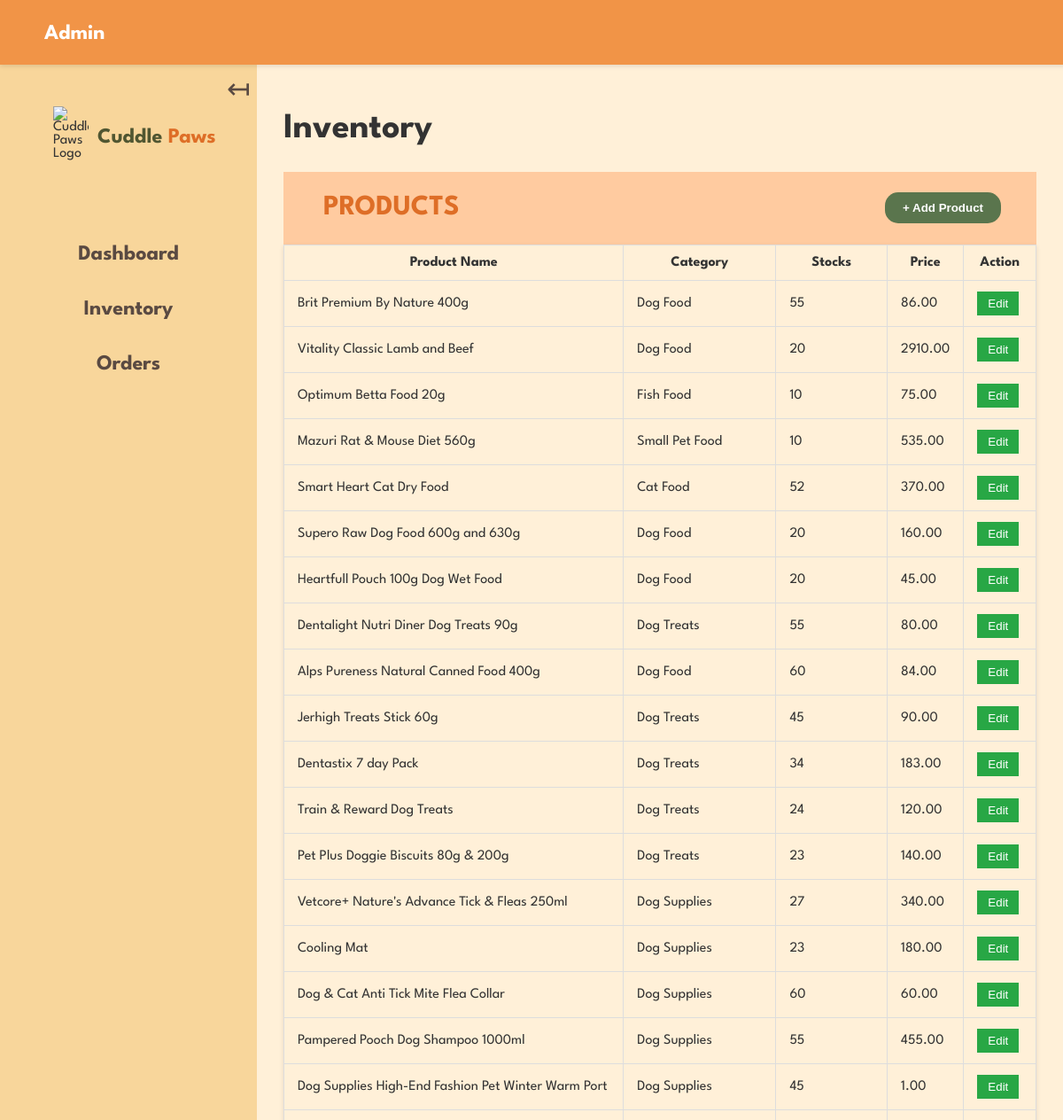
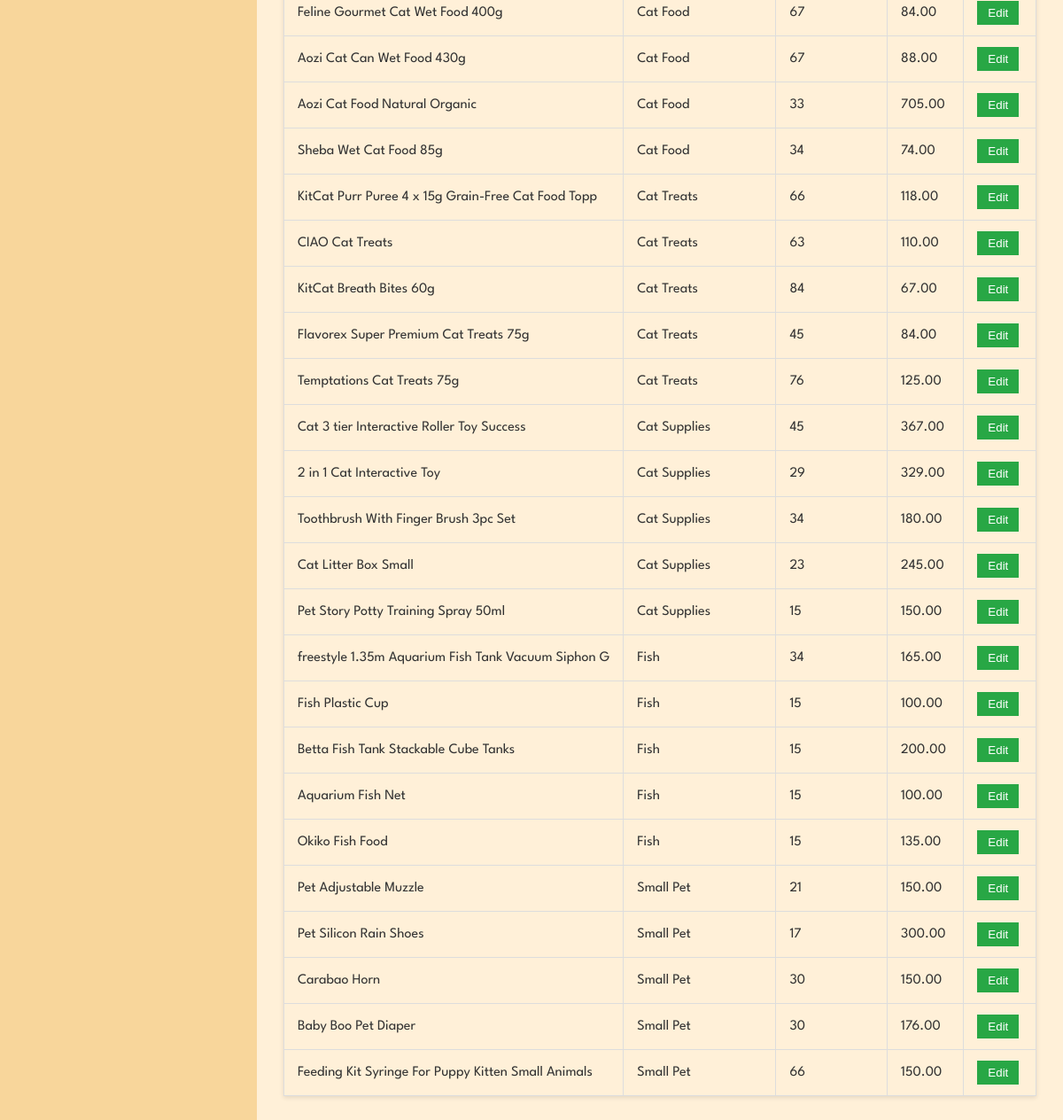
The page /Admin/inventory.php on the database its author committed (2 pictures, top to bottom).
### tables this page shows
CREATE TABLE `products` (
  `Product_Id` int(4) NOT NULL,
  `Product_Name` varchar(50) NOT NULL,
  `Product_Description` text NOT NULL,
  `Product_ImageUrl` text NOT NULL,
  `Product_Category` text NOT NULL,
  `Product_Quantity` int(4) NOT NULL,
  `Product_Stocks` int(4) NOT NULL,
  `Product_Price` decimal(10,2) NOT NULL
);

### Admin/inventory.php (the view, shortened to what this page needs)
<?php
$servername = "localhost";
$username = "root";
$password = "";
$dbname = "cuddlepaws";
$conn = new mysqli($servername, $username, $password, $dbname);
function fetchProducts($conn) {
    $products = [];
    $sql = "SELECT * FROM products";
    $result = $conn->query($sql);
    if ($result->num_rows > 0) {
        while ($row = $result->fetch_assoc()) {
            $products[] = $row;
        }
    }
    return $products;
}
$products = fetchProducts($conn);
?>
<!DOCTYPE html>
<html lang="en">
<head>
    <link rel="stylesheet" href="inventory.css">
</head>
<body>
    <header>
        <nav>
            <div class="logo">
                <a href="dashboard.php">Admin</a>
            </div>
        </nav>
    </header>
    <div class="container">
        <div class="sidebar">
            <button class="sidebar-toggle">&#x21A4;</button>
            <div class="logo-container">
                <img src="https://res.cloudinary.com/dpxfbom0j/image/upload/v1728791049/Ellipse_9_llomyf.png" alt="Cuddle Paws Logo" class="paw-logo">
                <a href="#" class="logo-text">Cuddle <span>Paws</span></a>
            </div>
            <ul>
                <li><a href="dashboard.php">Dashboard</a></li>
                <li><a href="inventory.php">Inventory</a></li>
                <li><a href="orders.php">Orders</a></li>
            </ul>
        </div>
        <div class="inventory">
            <h1>Inventory</h1>
            <div class="products-header">
                <h2>PRODUCTS</h2>
                <button class="add-product-btn">+ Add Product</button>
            </div>
            <form id="inventory-form">
                <table class="inventory-table">
                    <thead>
                        <tr>
                            <th>Product Name</th>
                            <th>Category</th>
                            <th>Stocks</th>
                            <th>Price</th>
                            <th>Action</th>
                        </tr>
                    </thead>
                    <tbody id="product-rows">
                        <?php foreach ($products as $product): ?>
                            <tr data-id="<?php echo $product['Product_Id']; ?>">
                                <td><?php echo htmlspecialchars($product['Product_Name']); ?></td>
                                <td><?php echo htmlspecialchars($product['Product_Category']); ?></td>
                                <td><?php echo htmlspecialchars($product['Product_Stocks']); ?></td>
                                <td><?php echo htmlspecialchars($product['Product_Price']); ?></td>
                                <td>
                                    <button type="button" class="edit-btn" data-id="<?php echo $product['Product_Id']; ?>">Edit</button>
                                </td>
                            </tr>
                        <?php endforeach; ?>
                    </tbody>
                </table>
            </form>
        </div>
    </div>
</body>
</html>

### Admin/inventory.css (style rules this page uses)
html { overflow-y: scroll; }
body, main { margin: 0; padding: 0; box-sizing: border-box; color: #333; font-family: 'League Spartan', sans-serif; background-color: #fff2e5; overflow-x: hidden; min-height: 100vh; }
a { text-decoration: none; color: inherit; }
header { position: fixed; top: 0; left: 0; width: 100%; background-color: #F19447; padding: 20px; text-align: center; z-index: 1000; box-shadow: 0 2px 5px rgba(0, 0, 0, 0.1); }
.logo { display: flex; padding: 0 30px; margin-right: 20px; }
.logo a { margin-top: 3px; font-weight: bold; color: #fff; font-size: 1.5em; padding-right: 30px; text-align: center; line-height: 30px; }
.logo-container { display: flex; align-items: center; margin-bottom: 30px; margin-left: 40px; margin-top: 100px; }
.paw-logo { width: 40px; height: auto; margin-right: 10px; }
.logo-text { margin-top: 8px; font-size: 1.5em; font-weight: bolder; color: #505631; }
.logo-text span { color: #DE6E27; }
.container { display: flex; min-height: 100vh; background-color: #FFF0D8; }
.sidebar { width: 250px; background-color: #F8D69B; padding: 20px; display: flex; flex-direction: column; justify-content: flex-start; transition: width 0.3s ease; min-height: 100vh; }
.sidebar ul { text-align: center; list-style-type: none; padding: 0; margin-top: 65px; }
.sidebar ul li { margin-bottom: 40px; }
.sidebar ul li a { text-decoration: none; color: #5A4A42; font-weight: bold; font-size: 1.5em; position: relative; transition: color 0.3s, transform 0.3s; }
.sidebar-toggle { background-color: transparent; border: none; color: #5A4A42; font-size: 2em; cursor: pointer; margin-bottom: 20px; position: absolute; top: 80px; left: 250px; transition: left 0.3s ease; }
.inventory { flex: 1; padding: 30px; background-color: #FFF0D8; padding-top: 100px; min-height: 100vh; }
.inventory h1 { font-size: 2.5em; margin-bottom: 30px; }
.products-header { display: flex; justify-content: space-between; align-items: center; background: #FFCBA0; }
.products-header h2 { color: #DE6E27; font-size: 2em; font-weight: 700; margin-left: 45px; }
.add-product-btn { margin-right: 40px; background-color: #5A754D; color: #fff; padding: 10px 20px; border: none; border-radius: 15px; cursor: pointer; font-weight: bold; }
.inventory-table { width: 100%; border-collapse: collapse; box-shadow: 0 2px 5px rgba(0, 0, 0, 0.1); }
.inventory-table th, .inventory-table td { padding: 12px 15px; border: 1px solid #ddd; overflow: hidden; white-space: nowrap; text-overflow: ellipsis; }
.inventory-table th:nth-child(1), .inventory-table td:nth-child(1) { width: 15%; }
.inventory-table th:nth-child(2), .inventory-table td:nth-child(2) { width: 25%; }
.inventory-table th:nth-child(3), .inventory-table td:nth-child(3) { width: 20%; }
.inventory-table th:nth-child(4), .inventory-table td:nth-child(4) { width: 10%; }
.inventory-table th:nth-child(5), .inventory-table td:nth-child(5) { width: 10%; }
.save-btn, .edit-btn { padding: 6px 12px; background-color: #28a745; color: white; border: none; cursor: pointer; }

### rows shown on the page
products: Product_Name "Brit Premium By Nature 400g", Product_Category "Dog Food", Product_Stocks "55", Product_Price "86.00"
products: Product_Name "Vitality Classic Lamb and Beef", Product_Category "Dog Food", Product_Stocks "20", Product_Price "2910.00"
products: Product_Name "Optimum Betta Food 20g", Product_Category "Fish Food", Product_Stocks "10", Product_Price "75.00"
products: Product_Name "Mazuri Rat & Mouse Diet 560g", Product_Category "Small Pet Food", Product_Stocks "10", Product_Price "535.00"
products: Product_Name "Smart Heart Cat Dry Food", Product_Category "Cat Food", Product_Stocks "52", Product_Price "370.00"
products: Product_Name "Supero Raw Dog Food 600g and 630g", Product_Category "Dog Food", Product_Stocks "20", Product_Price "160.00"
products: Product_Name "Heartfull Pouch 100g Dog Wet Food", Product_Category "Dog Food", Product_Stocks "20", Product_Price "45.00"
products: Product_Name "Dentalight Nutri Diner Dog Treats 90g", Product_Category "Dog Treats", Product_Stocks "55", Product_Price "80.00"
products: Product_Name "Alps Pureness Natural Canned Food 400g", Product_Category "Dog Food", Product_Stocks "60", Product_Price "84.00"
products: Product_Name "Jerhigh Treats Stick 60g", Product_Category "Dog Treats", Product_Stocks "45", Product_Price "90.00"
products: Product_Name "Dentastix 7 day Pack", Product_Category "Dog Treats", Product_Stocks "34", Product_Price "183.00"
products: Product_Name "Train & Reward Dog Treats", Product_Category "Dog Treats", Product_Stocks "24", Product_Price "120.00"
products: Product_Name "Pet Plus Doggie Biscuits 80g & 200g", Product_Category "Dog Treats", Product_Stocks "23", Product_Price "140.00"
products: Product_Name "Vetcore+ Nature's Advance Tick & Fleas 250ml", Product_Category "Dog Supplies", Product_Stocks "27", Product_Price "340.00"
products: Product_Name "Cooling Mat", Product_Category "Dog Supplies", Product_Stocks "23", Product_Price "180.00"
products: Product_Name "Dog & Cat Anti Tick Mite Flea Collar", Product_Category "Dog Supplies", Product_Stocks "60", Product_Price "60.00"
products: Product_Name "Pampered Pooch Dog Shampoo 1000ml", Product_Category "Dog Supplies", Product_Stocks "55", Product_Price "455.00"
products: Product_Name "Dog Supplies High-End Fashion Pet Winter Warm Port", Product_Category "Dog Supplies", Product_Stocks "45", Product_Price "1.00"
products: Product_Name "Feline Gourmet Cat Wet Food 400g", Product_Category "Cat Food", Product_Stocks "67", Product_Price "84.00"
products: Product_Name "Aozi Cat Can Wet Food 430g", Product_Category "Cat Food", Product_Stocks "67", Product_Price "88.00"
products: Product_Name "Aozi Cat Food Natural Organic", Product_Category "Cat Food", Product_Stocks "33", Product_Price "705.00"
products: Product_Name "Sheba Wet Cat Food 85g", Product_Category "Cat Food", Product_Stocks "34", Product_Price "74.00"
products: Product_Name "KitCat Purr Puree 4 x 15g Grain-Free Cat Food Topp", Product_Category "Cat Treats", Product_Stocks "66", Product_Price "118.00"
products: Product_Name "CIAO Cat Treats", Product_Category "Cat Treats", Product_Stocks "63", Product_Price "110.00"
products: Product_Name "KitCat Breath Bites 60g", Product_Category "Cat Treats", Product_Stocks "84", Product_Price "67.00"
products: Product_Name "Flavorex Super Premium Cat Treats 75g", Product_Category "Cat Treats", Product_Stocks "45", Product_Price "84.00"
products: Product_Name "Temptations Cat Treats 75g", Product_Category "Cat Treats", Product_Stocks "76", Product_Price "125.00"
products: Product_Name "Cat 3 tier Interactive Roller Toy Success", Product_Category "Cat Supplies", Product_Stocks "45", Product_Price "367.00"
products: Product_Name "2 in 1 Cat Interactive Toy", Product_Category "Cat Supplies", Product_Stocks "29", Product_Price "329.00"
products: Product_Name "Toothbrush With Finger Brush 3pc Set", Product_Category "Cat Supplies", Product_Stocks "34", Product_Price "180.00"
products: Product_Name "Cat Litter Box Small", Product_Category "Cat Supplies", Product_Stocks "23", Product_Price "245.00"
products: Product_Name "Pet Story Potty Training Spray 50ml", Product_Category "Cat Supplies", Product_Stocks "15", Product_Price "150.00"
products: Product_Name "freestyle 1.35m Aquarium Fish Tank Vacuum Siphon G", Product_Category "Fish", Product_Stocks "34", Product_Price "165.00"
products: Product_Name "Fish Plastic Cup", Product_Category "Fish", Product_Stocks "15", Product_Price "100.00"
products: Product_Name "Betta Fish Tank Stackable Cube Tanks", Product_Category "Fish", Product_Stocks "15", Product_Price "200.00"
products: Product_Name "Aquarium Fish Net", Product_Category "Fish", Product_Stocks "15", Product_Price "100.00"
products: Product_Name "Okiko Fish Food", Product_Category "Fish", Product_Stocks "15", Product_Price "135.00"
products: Product_Name "Pet Adjustable Muzzle", Product_Category "Small Pet", Product_Stocks "21", Product_Price "150.00"
products: Product_Name "Pet Silicon Rain Shoes", Product_Category "Small Pet", Product_Stocks "17", Product_Price "300.00"
products: Product_Name "Carabao Horn", Product_Category "Small Pet", Product_Stocks "30", Product_Price "150.00"
products: Product_Name "Baby Boo Pet Diaper", Product_Category "Small Pet", Product_Stocks "30", Product_Price "176.00"
products: Product_Name "Feeding Kit Syringe For Puppy Kitten Small Animals", Product_Category "Small Pet", Product_Stocks "66", Product_Price "150.00"
